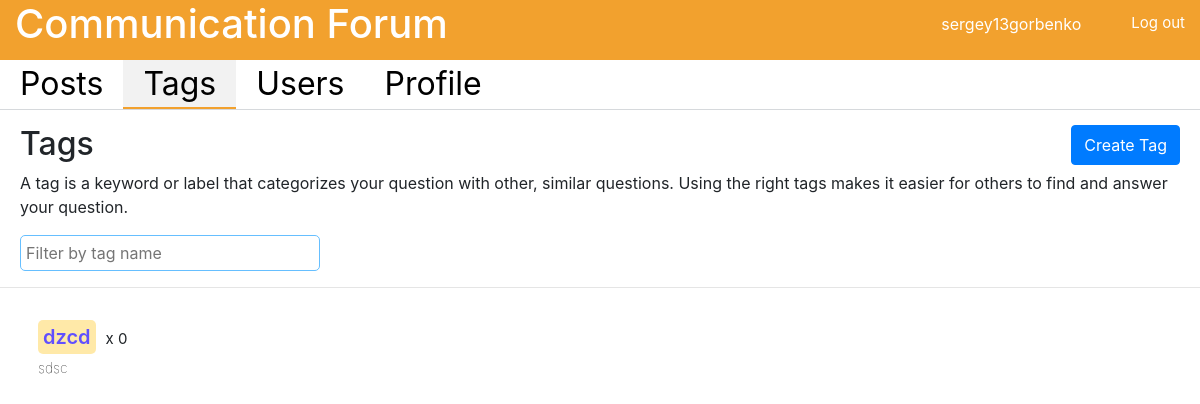
Page /tags/ (signed in) on the committed database.
### forum/models.py (models this page shows, shortened)
class Tag(models.Model):
    id = models.AutoField(primary_key=True)
    name = models.CharField(max_length=15, unique=True)
    context = models.TextField(default='', blank=True, null=True)
    creator = models.ForeignKey(UserProfile, on_delete=models.CASCADE)
    create = models.DateTimeField(auto_now_add=True)
    count = models.IntegerField(default=0)

### forum/views.py (the view)
# urls.py: path('tags/', views.tags, name='tags'),
def tags(request):
    all_tags = Tag.objects.all()
    form = CreateTag()
    context = {'tags': all_tags, 'form': form}
    return render(request, 'tag/tags.html', context=context)

### forum/forms.py
class CreateTag(ModelForm):
    class Meta:
        model = Tag
        fields = ('name', 'context')

### templates/tag/tags.html (shortened to what this page needs)
{% load static %}
<!DOCTYPE html>
<html lang="en">
<head>
    <link rel="stylesheet" href="https://stackpath.bootstrapcdn.com/bootstrap/4.1.3/css/bootstrap.min.css"
>
    <link rel="stylesheet" href="{% static 'css/style.css' %}">
</head>
<body>
<header class="header container-fluid d-flex justify-content-between">
    <a href="/">
        <h1>Communication Forum</h1>
    </a>
    {% if user.is_authenticated %}
        <div class="d-flex justify-content-end">
            <span class="username"><a href="/profile">{{ user.username }}</a></span>
            <a class="log_out" href="/logout">
                <p class="small_text">Log out</p>
            </a>
        </div>
    {% endif %}
</header>
<section class="d-flex content">
    <div class="list">
        <ul class="top_sidebar">
            <li id="posts"><a href="/posts">Posts</a></li>
            <li id="tags"><a href="/tags">Tags</a></li>
            <li id="users"><a href="/users">Users</a></li>
            {% if user.is_authenticated %}
                <li id="profile"><a href="/profile">Profile</a></li>
            {% endif %}
        </ul>
    </div>
    <div class="page">
        <div class="tags_head">
            <div class="d-flex justify-content-between">
                <h2>Tags</h2>
                {% if user.is_authenticated %}
                    <button type="button" class="btn btn-primary create_post_btn" data-toggle="modal"
                            data-target="#createTagModal">Create Tag
                    </button>
                {% endif %}
            </div>
            <p>A tag is a keyword or label that categorizes your question with other, similar questions. Using the right
                tags makes it easier for others to find and answer your question.</p>
            <input type="text" class="search_field" placeholder="Filter by tag name"/>
        </div>
        <hr/>
        <div>
            {% if tags %}
                <div class="d-flex flex-wrap p-2">
                    {% for tag in tags %}
                        <div class="tag_div">
                            <p><span class="tag_names"
                                     onclick="location.href = '/posts?tag={{ tag.name }}'">{{ tag.name }}</span><span
                                    class="tag_count">x {{ tag.count }}</span></p>
                            {% if tag.context == None %}
                            {% else %}
                                <p class="tag_desc">{{ tag.context }}</p>
                            {% endif %}
                        </div>
                    {% endfor %}
                </div>
            {% endif %}
        </div>
    </div>
</section>
</body>
</html>

### static/css/style.css (style rules this page uses)
* { padding: 0; margin: 0; }
.header { position: fixed; width: 100%; height: 60px; background: #F2A12E; }
.header > a, .header > a:focus, .header > a:hover { text-decoration: none; color: white; }
.header > a > h1, .header > a > h1:focus, .header > a > h1:hover { color: white; }
.small_text { font-size: 15px; }
.log_out { color: white; margin-top: 12px; cursor: pointer; }
.username { color: white; margin-top: 12px; margin-right: 50px; }
.username > a { color: white; }
.top_sidebar { list-style: none; display: flex; margin-bottom: 0; }
.top_sidebar > li { padding-right: 20px; padding-left: 20px; font-size: 32px; }
.top_sidebar > li > a, .top_sidebar > li > a:focus, .top_sidebar > li > a:hover { color: black; text-decoration: none; cursor: pointer; }
.content { padding-top: 110px; }
.list { border-bottom: 1px solid #D6D9DC; width: 100%; height: 50px; position: fixed; top: 60px; background-color: white; overflow-x: hidden; }
.page { overflow-y: hidden; width: available; width: -moz-available; width: -webkit-fill-available; }
.create_post_btn { height: 40px; margin-right: 20px; }
.active_tab { background-color: #F2F2F2; height: 49px; border-bottom: 2px solid #F2A12E; }
.search_field { border: 1px solid #66BFFF; border-radius: 5px; padding: 5px; width: 300px; }
.users_head, .tags_head { margin-left: 20px; margin-top: 15px; }
.tag_div > p { margin-bottom: 5px; }
.tag_names { margin-left: 20px; background-color: rgba(255, 212, 82, 0.5); padding: 5px; font-size: 20px; font-weight: 600; color: rgb(97, 79, 255); border-radius: 5px; cursor: pointer; }
.tag_count { font-size: 15px; padding-left: 10px; }
.tag_desc { margin-left: 20px; font-size: 14px; font-weight: lighter; color: black; }
.tag_div { width: 300px; overflow-y: auto; padding: 10px; text-align: justify; }

### rows in the picture
Tag: name "dzcd", count "0", context "sdsc"

### other values in the picture
{{ user.username }} "sergey13gorbenko"
